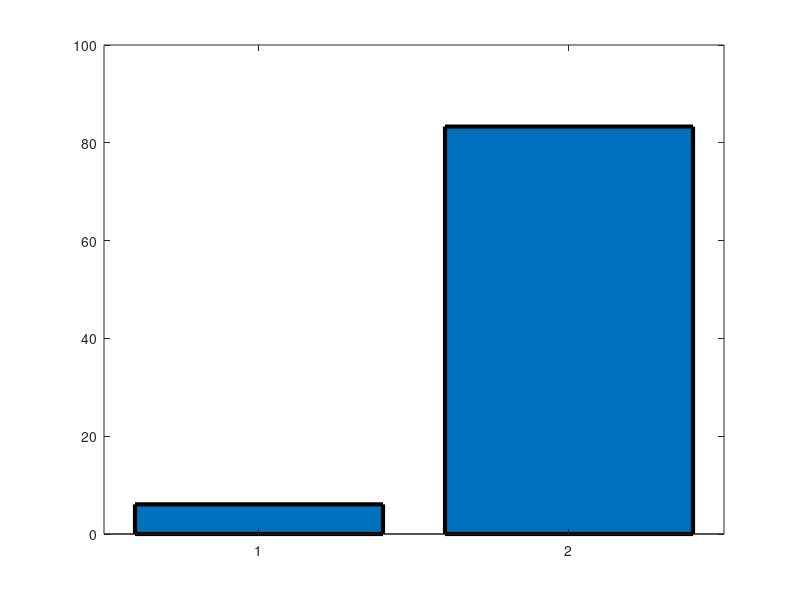

The MATLAB source for this figure: (Note: this script raises an error after producing the figure.)
% Bar graph for % infected ChAT cells in HDB 
% ACh manuscript Figure 6B



JB21 = [12.5, 11.76]; 
JB22 = [66.07, 68.42, 89.71];
JB26 = [94.12, 83.78, 89.36];
JB32 = [78.38, 89.09, 82.5, 88.1, 86.27, 89.66];
JB33 = [84.62, 82.35, 77.5, 90.63];
JB37 = [0];
no_virus = [mean(JB21), JB37];
virus = [mean(JB22), mean(JB26), mean(JB32), mean(JB33)];

figure()
b = bar([mean(no_virus), mean(virus)], 'LineWidth', 3);
hold on

b.FaceColor = 'flat';
b.CData(1,:) = [1,1,1];
b.CData(2,:) = [1,1,1];
ylim([0,100])
set(gca, 'box', 'off', 'FontSize', 15, 'xticklabel', {'CNO only Animals', 'Hm4di + CNO Animals'})
ylabel('Hm4di+ChAT+ / Total ChAT+ * 100')
title ('Hm4Di Viral Infection in HDB/MCPO')
deviation = 0.5;
no_virus_x_jitter = 1 + rand(1,length(no_virus)).*deviation - deviation/2;
virus_x_jitter = 2 + rand(1,length(virus)).*deviation - deviation/2;

for i = 1:length(no_virus)
    plot(no_virus_x_jitter(i), no_virus(i), 'mo', 'MarkerSize', 15, 'MarkerFaceColor', 'm')
end
for i = 1:length(virus)
    plot(virus_x_jitter(i), virus(i), 'bo', 'MarkerSize', 15, 'MarkerFaceColor', 'b')
end
